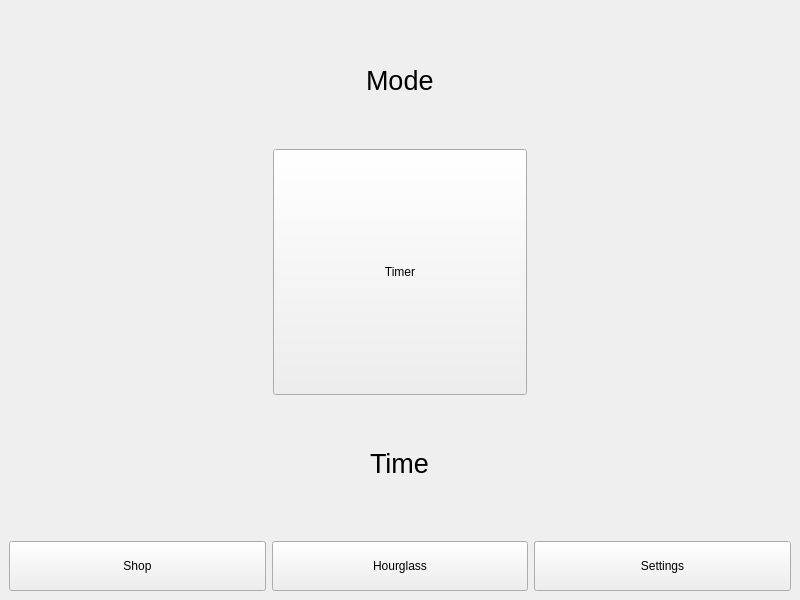
<?xml version="1.0" encoding="UTF-8"?>
<ui version="4.0">
 <class>MainWindow</class>
 <widget class="QMainWindow" name="MainWindow">
  <property name="geometry">
   <rect>
    <x>0</x>
    <y>0</y>
    <width>800</width>
    <height>600</height>
   </rect>
  </property>
  <property name="windowTitle">
   <string>MainWindow</string>
  </property>
  <widget class="QWidget" name="centralwidget">
   <layout class="QVBoxLayout" name="verticalLayout">
    <item>
     <widget class="QStackedWidget" name="stackedWidget">
      <property name="currentIndex">
       <number>1</number>
      </property>
      <widget class="QWidget" name="shopPage">
       <layout class="QFormLayout" name="formLayout">
        <item row="0" column="0">
         <widget class="QLabel" name="label_3">
          <property name="sizePolicy">
           <sizepolicy hsizetype="Preferred" vsizetype="Fixed">
            <horstretch>0</horstretch>
            <verstretch>0</verstretch>
           </sizepolicy>
          </property>
          <property name="minimumSize">
           <size>
            <width>0</width>
            <height>125</height>
           </size>
          </property>
          <property name="font">
           <font>
            <pointsize>20</pointsize>
           </font>
          </property>
          <property name="text">
           <string>Shop</string>
          </property>
         </widget>
        </item>
        <item row="1" column="0">
         <widget class="QPushButton" name="procrastinatorButton">
          <property name="sizePolicy">
           <sizepolicy hsizetype="Minimum" vsizetype="MinimumExpanding">
            <horstretch>0</horstretch>
            <verstretch>0</verstretch>
           </sizepolicy>
          </property>
          <property name="text">
           <string>Procrastinator</string>
          </property>
         </widget>
        </item>
        <item row="1" column="1">
         <widget class="QLabel" name="label_4">
          <property name="sizePolicy">
           <sizepolicy hsizetype="Preferred" vsizetype="Preferred">
            <horstretch>0</horstretch>
            <verstretch>0</verstretch>
           </sizepolicy>
          </property>
          <property name="text">
           <string>It does this</string>
          </property>
         </widget>
        </item>
        <item row="2" column="0">
         <widget class="QPushButton" name="zoneButton">
          <property name="sizePolicy">
           <sizepolicy hsizetype="MinimumExpanding" vsizetype="MinimumExpanding">
            <horstretch>0</horstretch>
            <verstretch>0</verstretch>
           </sizepolicy>
          </property>
          <property name="text">
           <string>Zone</string>
          </property>
         </widget>
        </item>
        <item row="2" column="1">
         <widget class="QLabel" name="label_5">
          <property name="text">
           <string>TextLabel</string>
          </property>
         </widget>
        </item>
        <item row="3" column="0">
         <widget class="QPushButton" name="pushButton">
          <property name="sizePolicy">
           <sizepolicy hsizetype="Minimum" vsizetype="MinimumExpanding">
            <horstretch>0</horstretch>
            <verstretch>0</verstretch>
           </sizepolicy>
          </property>
          <property name="text">
           <string>something</string>
          </property>
         </widget>
        </item>
        <item row="3" column="1">
         <widget class="QLabel" name="label_6">
          <property name="text">
           <string>TextLabel</string>
          </property>
         </widget>
        </item>
       </layout>
      </widget>
      <widget class="QWidget" name="hourglassPage">
       <layout class="QVBoxLayout" name="verticalLayout_2">
        <item alignment="Qt::AlignHCenter">
         <widget class="QLabel" name="modeLabel">
          <property name="sizePolicy">
           <sizepolicy hsizetype="Preferred" vsizetype="MinimumExpanding">
            <horstretch>0</horstretch>
            <verstretch>0</verstretch>
           </sizepolicy>
          </property>
          <property name="maximumSize">
           <size>
            <width>16777215</width>
            <height>125</height>
           </size>
          </property>
          <property name="font">
           <font>
            <pointsize>20</pointsize>
           </font>
          </property>
          <property name="text">
           <string>Mode</string>
          </property>
         </widget>
        </item>
        <item>
         <layout class="QHBoxLayout" name="horizontalLayout_2">
          <item>
           <spacer name="horizontalSpacer_2">
            <property name="orientation">
             <enum>Qt::Horizontal</enum>
            </property>
            <property name="sizeHint" stdset="0">
             <size>
              <width>40</width>
              <height>20</height>
             </size>
            </property>
           </spacer>
          </item>
          <item>
           <widget class="QPushButton" name="timerButton">
            <property name="sizePolicy">
             <sizepolicy hsizetype="MinimumExpanding" vsizetype="MinimumExpanding">
              <horstretch>0</horstretch>
              <verstretch>0</verstretch>
             </sizepolicy>
            </property>
            <property name="minimumSize">
             <size>
              <width>100</width>
              <height>100</height>
             </size>
            </property>
            <property name="text">
             <string>Timer</string>
            </property>
           </widget>
          </item>
          <item>
           <spacer name="horizontalSpacer">
            <property name="orientation">
             <enum>Qt::Horizontal</enum>
            </property>
            <property name="sizeType">
             <enum>QSizePolicy::Expanding</enum>
            </property>
            <property name="sizeHint" stdset="0">
             <size>
              <width>40</width>
              <height>20</height>
             </size>
            </property>
           </spacer>
          </item>
         </layout>
        </item>
        <item alignment="Qt::AlignHCenter">
         <widget class="QLabel" name="timeLabel">
          <property name="sizePolicy">
           <sizepolicy hsizetype="Preferred" vsizetype="MinimumExpanding">
            <horstretch>0</horstretch>
            <verstretch>0</verstretch>
           </sizepolicy>
          </property>
          <property name="maximumSize">
           <size>
            <width>16777215</width>
            <height>125</height>
           </size>
          </property>
          <property name="font">
           <font>
            <pointsize>20</pointsize>
           </font>
          </property>
          <property name="text">
           <string>Time</string>
          </property>
         </widget>
        </item>
       </layout>
      </widget>
      <widget class="QWidget" name="settingsPage">
       <layout class="QGridLayout" name="gridLayout">
        <item row="2" column="0">
         <widget class="QPushButton" name="mediumButton">
          <property name="sizePolicy">
           <sizepolicy hsizetype="Minimum" vsizetype="MinimumExpanding">
            <horstretch>0</horstretch>
            <verstretch>0</verstretch>
           </sizepolicy>
          </property>
          <property name="text">
           <string>Medium Difficulty</string>
          </property>
         </widget>
        </item>
        <item row="3" column="0">
         <widget class="QPushButton" name="hardButton">
          <property name="sizePolicy">
           <sizepolicy hsizetype="Minimum" vsizetype="MinimumExpanding">
            <horstretch>0</horstretch>
            <verstretch>0</verstretch>
           </sizepolicy>
          </property>
          <property name="text">
           <string>Hard Difficulty</string>
          </property>
         </widget>
        </item>
        <item row="1" column="1">
         <widget class="QLabel" name="label_2">
          <property name="text">
           <string>1</string>
          </property>
         </widget>
        </item>
        <item row="2" column="1">
         <widget class="QLabel" name="label_7">
          <property name="text">
           <string>2</string>
          </property>
         </widget>
        </item>
        <item row="0" column="0">
         <widget class="QLabel" name="label">
          <property name="sizePolicy">
           <sizepolicy hsizetype="Preferred" vsizetype="Fixed">
            <horstretch>0</horstretch>
            <verstretch>0</verstretch>
           </sizepolicy>
          </property>
          <property name="minimumSize">
           <size>
            <width>0</width>
            <height>125</height>
           </size>
          </property>
          <property name="font">
           <font>
            <pointsize>20</pointsize>
           </font>
          </property>
          <property name="text">
           <string>Settings</string>
          </property>
         </widget>
        </item>
        <item row="1" column="0">
         <widget class="QPushButton" name="easyButton">
          <property name="sizePolicy">
           <sizepolicy hsizetype="Minimum" vsizetype="MinimumExpanding">
            <horstretch>0</horstretch>
            <verstretch>0</verstretch>
           </sizepolicy>
          </property>
          <property name="text">
           <string>Easy Difficulty</string>
          </property>
         </widget>
        </item>
        <item row="3" column="1">
         <widget class="QLabel" name="label_9">
          <property name="text">
           <string>4</string>
          </property>
         </widget>
        </item>
        <item row="4" column="0">
         <widget class="QPushButton" name="insaneButton">
          <property name="sizePolicy">
           <sizepolicy hsizetype="Minimum" vsizetype="MinimumExpanding">
            <horstretch>0</horstretch>
            <verstretch>0</verstretch>
           </sizepolicy>
          </property>
          <property name="text">
           <string>Insane Difficulty</string>
          </property>
         </widget>
        </item>
        <item row="4" column="1">
         <widget class="QLabel" name="label_8">
          <property name="text">
           <string>8</string>
          </property>
         </widget>
        </item>
       </layout>
      </widget>
     </widget>
    </item>
    <item>
     <layout class="QHBoxLayout" name="horizontalLayout">
      <item>
       <widget class="QPushButton" name="shopButton">
        <property name="sizePolicy">
         <sizepolicy hsizetype="Preferred" vsizetype="Preferred">
          <horstretch>0</horstretch>
          <verstretch>0</verstretch>
         </sizepolicy>
        </property>
        <property name="minimumSize">
         <size>
          <width>0</width>
          <height>50</height>
         </size>
        </property>
        <property name="text">
         <string>Shop</string>
        </property>
       </widget>
      </item>
      <item>
       <widget class="QPushButton" name="hourglassButton">
        <property name="sizePolicy">
         <sizepolicy hsizetype="Preferred" vsizetype="Preferred">
          <horstretch>0</horstretch>
          <verstretch>0</verstretch>
         </sizepolicy>
        </property>
        <property name="minimumSize">
         <size>
          <width>0</width>
          <height>50</height>
         </size>
        </property>
        <property name="text">
         <string>Hourglass</string>
        </property>
       </widget>
      </item>
      <item>
       <widget class="QPushButton" name="settingsButton">
        <property name="sizePolicy">
         <sizepolicy hsizetype="Preferred" vsizetype="Preferred">
          <horstretch>0</horstretch>
          <verstretch>0</verstretch>
         </sizepolicy>
        </property>
        <property name="minimumSize">
         <size>
          <width>0</width>
          <height>50</height>
         </size>
        </property>
        <property name="text">
         <string>Settings</string>
        </property>
       </widget>
      </item>
     </layout>
    </item>
   </layout>
  </widget>
 </widget>
 <resources/>
 <connections/>
</ui>
